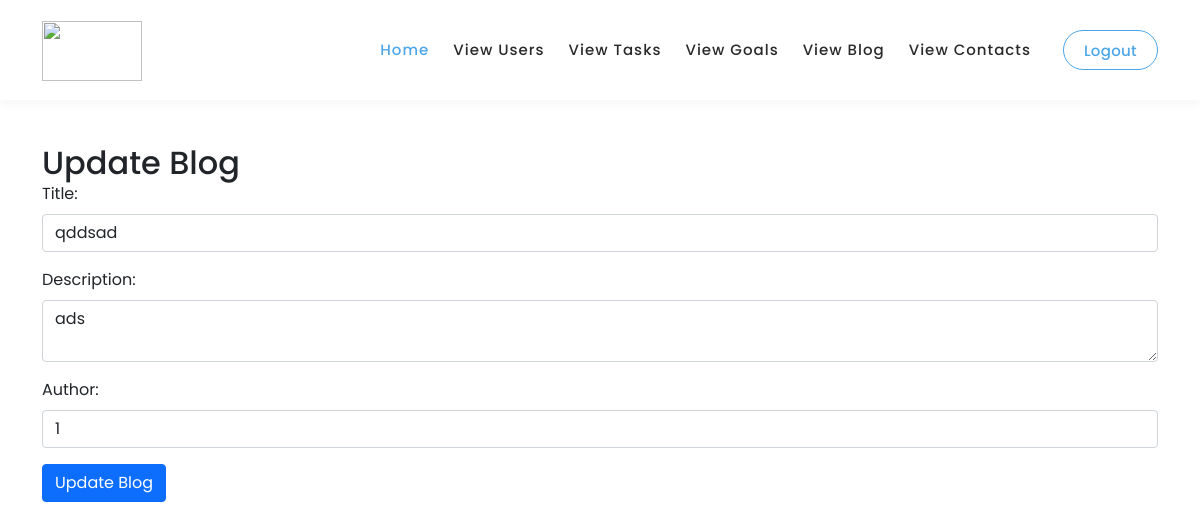
The page /404/update/1/ on the database its author committed.
### TaskApp/models.py (models this page shows, shortened)
class Blog(models.Model):
    title = models.CharField(max_length=200)
    description = models.TextField()
    author=models.TextField()

### TaskApp/views.py (the view, shortened to what this page needs)
# urls.py: path('update/<int:blog_id>/', update_blog, name='update_blog'),
def update_blog(request, blog_id):
    blog = get_object_or_404(Blog, id=blog_id)
    return render(request, 'update_blog.html', {'blog': blog})

### TaskApp/templates/update_blog.html (shortened to what this page needs)
{% load static %}
<!DOCTYPE html>
<html lang="en">
  <head>
    <link
      rel="stylesheet"
      type="text/css"
      href="{% static 'css/animated.css' %}"
    />
    <link
      rel="stylesheet"
      type="text/css"
      href="{% static 'css/bootstrap.min.css' %}"
    />
    <link
      rel="stylesheet"
      type="text/css"
      href="{% static 'css/fontawesome.css' %}"
    />
    <link rel="stylesheet" type="text/css" href="{% static 'css/owl.css' %}" />
    <link
      rel="stylesheet"
      type="text/css"
      href="{% static 'css/templatemo-digimedia-v1.css' %}"
    />
    <link
      rel="stylesheet"
      type="text/css"
      href="{% static 'css/templatemo-digimedia-v2.css' %}"
    />
    <link
      rel="stylesheet"
      type="text/css"
      href="{% static 'css/templatemo-digimedia-v3.css' %}"
    />
  </head>
  <body>
    <header
      class="header-area header-sticky wow slideInDown"
      data-wow-duration="0.75s"
      data-wow-delay="0s"
    >
      <div class="container">
        <div class="row">
          <div class="col-12">
            <nav class="main-nav">
              <a href="/dashboard" class="logo">
                <img style="height: 60px; width: 100px;" src="{% static 'images/sdg2.png' %}" alt="" />
              </a>
              <ul class="nav">
                <li class="scroll-to-section">
                  <a href="/dashboard" class="active">Home</a>
                </li>
                <li class="scroll-to-section">
                  <a href="/view-users">View Users</a>
                </li>
                <li class="scroll-to-section">
                  <a href="/view-tasks">View Tasks</a>
                </li>
                <li class="scroll-to-section">
                  <a href="/view-goals">View Goals</a>
                </li>
                 <li class="scroll-to-section">
                  <a href="/blog_list">View Blog</a>
                </li>
                <li class="scroll-to-section">
                  <a href="/view-contacts">View Contacts</a>
                </li>
                <li class="scroll-to-section">
                  <div class="border-first-button">
                    <a href="/signout">Logout</a>
                  </div>
                </li>
              </ul>
            </nav>
          </div>
        </div>
      </div>
    </header>
    <br /><br />
    <br /><br />
    <br /><br />
<div class="container">
  <h2>Update Blog</h2>
  <form method="post" action="{% url 'update_blog' blog.id %}" class="needs-validation" novalidate>
    <div class="mb-3">
      <label for="title" class="form-label">Title:</label>
      <input type="text" class="form-control" name="title" value="{{ blog.title }}" required />
    </div>
    <div class="mb-3">
      <label for="description" class="form-label">Description:</label>
      <textarea class="form-control" name="description" required>{{ blog.description }}</textarea>
    </div>
    <div class="mb-3">
      <label for="author" class="form-label">Author:</label>
      <input type="text" class="form-control" name="author" value="{{ blog.author }}" required />
    </div>
    <button type="submit" class="btn btn-primary">Update Blog</button>
  </form>
  </body>
</html>

### TaskApp/static/css/templatemo-digimedia-v1.css (style rules this page uses)
html, body, div, span, applet, object, iframe, h1, h2, h3, h4, h5, h6, p, blockquote, div pre, a, abbr, acronym, address, big, cite, code, del, dfn, em, font, img, ins, kbd, q, s, samp, small, strike, strong, sub, sup, tt, var, b, u, i, center, dl, dt, dd, ol, ul, li, figure, header, nav, section, article, aside, footer, figcaption { margin: 0; padding: 0; border: 0; outline: 0; }
ul, li { padding: 0; margin: 0; list-style: none; }
header, nav, section, article, aside, footer, hgroup { display: block; }
* { box-sizing: border-box; }
html, body { font-family: 'Poppins', sans-serif; font-weight: 400; background-color: #fff; -ms-text-size-adjust: 100%; -webkit-font-smoothing: antialiased; -moz-osx-font-smoothing: grayscale; }
a { text-decoration: none !important; }
h1, h2, h3, h4, h5, h6 { margin-top: 0px; margin-bottom: 0px; }
ul { margin-bottom: 0px; }
img { width: 100%; overflow: hidden; }
html, body { background: #fff; font-family: 'Poppins', sans-serif; }
.border-first-button a { display: inline-block !important; padding: 10px 20px !important; color: #fa65b1 !important; border: 1px solid #fa65b1 !important; border-radius: 23px; font-weight: 500 !important; letter-spacing: 0.3px !important; transition: all .5s; }
.header-area { background-color: #fff; box-shadow: 0px 5px 8px rgba(0,0,0,0.03); position: absolute; left: 0px; right: 0px; z-index: 100; height: 100px; -webkit-transition: all .5s ease 0s; -moz-transition: all .5s ease 0s; -o-transition: all .5s ease 0s; transition: all .5s ease 0s; }
.header-area .main-nav { min-height: 80px; background: transparent; }
.header-area .main-nav .logo { float: left; -webkit-transition: all 0.3s ease 0s; -moz-transition: all 0.3s ease 0s; -o-transition: all 0.3s ease 0s; transition: all 0.3s ease 0s; }
.header-area .main-nav .logo { line-height: 100px; float: left; -webkit-transition: all 0.3s ease 0s; -moz-transition: all 0.3s ease 0s; -o-transition: all 0.3s ease 0s; transition: all 0.3s ease 0s; }
.header-area .main-nav .nav { float: right; margin-top: 30px; margin-right: 0px; background-color: transparent; -webkit-transition: all 0.3s ease 0s; -moz-transition: all 0.3s ease 0s; -o-transition: all 0.3s ease 0s; transition: all 0.3s ease 0s; position: relative; z-index: 999; }
.header-area .main-nav .nav li { padding-left: 20px; padding-right: 20px; }
.header-area .main-nav .nav li:last-child { padding-right: 0px; padding-left: 40px; }
.header-area .main-nav .nav li:last-child a , .background-header .main-nav .nav li:last-child a { padding: 0px 20px !important; font-weight: 400; }
.header-area .main-nav .nav li a { display: block; font-weight: 500; font-size: 15px; color: #2a2a2a; text-transform: capitalize; -webkit-transition: all 0.3s ease 0s; -moz-transition: all 0.3s ease 0s; -o-transition: all 0.3s ease 0s; transition: all 0.3s ease 0s; height: 40px; line-height: 40px; border: transparent; letter-spacing: 1px; }
.header-area .main-nav .nav li:hover a, .header-area .main-nav .nav li a.active { color: #fa65b1!important; }
.header-area.header-sticky { min-height: 80px; }
.header-area .nav { margin-top: 30px; }
.header-area.header-sticky .nav li a.active { color: #fa65b1; }
@media (max-width: 1200px) { .header-area .main-nav .nav li { padding-left: 12px; padding-right: 12px; } }
@media (max-width: 1200px) { .header-area .main-nav:before { display: none; } }
@media (min-width: 767px) { .header-area .main-nav .nav { display: flex !important; } }
@media (max-width: 1200px) { .header-area .main-nav .nav li:last-child { padding-left: 20px; } }

### rows shown on the page
Blog: title "qddsad", description "ads", author "1"
